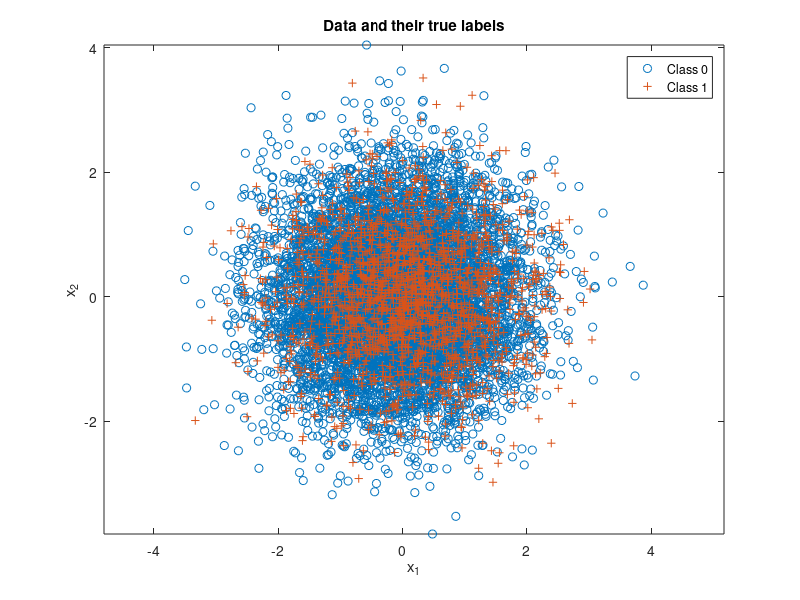

MATLAB code for this plot: (Note: this script raises an error after producing the figure.)
% Expected risk minimization with 2 classes
close all,

n = 2;      % number of feature dimensions
N = 10000;   % number of iid samples

% Class 0 parameters
mu(:,1) = [-0.1;0];
Sigma(:,:,1) = [1 0;0 1];

% Class 1 parameters
mu(:,2) = [0.1;0]; 
Sigma(:,:,2) = [1 0;0 1];

p = [0.8,0.2]; % class priors for labels 0 and 1 respectively
label = rand(1,N) >= p(1);
Nc = [length(find(label==0)),length(find(label==1))]; % number of samples from each class
x = zeros(n,N); % save up space

% Draw samples from each class pdf
total1 = 0; total2 = 0;
for i = 1 : N
    if label(i) == 0
        % Class 0 samples for each gaussian based on their distribution
        x(:,i) = mvnrnd(mu(:,1),Sigma(:,:,1),1)';
        total1 = total1 + 1;
    end
    
    if label(i) == 1
        % Class 1 samples for each gaussian based on their distribution
        x(:,i) = mvnrnd(mu(:,2),Sigma(:,:,2),1)';
        total2 = total2 + 1;
    end
end

% Plot with class labels
figure(2), clf,
plot(x(1,label==0),x(2,label==0),'o'), hold on;
plot(x(1,label==1),x(2,label==1),'+'), axis equal;
legend('Class 0','Class 1');
title('Data and their true labels');
xlabel('x_1'), ylabel('x_2');

% calculate discriminant score based on class pdfs
class1pdf = evalGaussian(x,mu(:,2),Sigma(:,:,2));
class0pdf = evalGaussian(x,mu(:,1),Sigma(:,:,1));
discriminantScore = log(class1pdf)-log(class0pdf);

% compare score to threshold to make decisions
sortDisScr = sort(discriminantScore);
threshold = zeros(1,N);
decision = zeros(N,N);
indCount = zeros(4,N);
distance = zeros(1,N);

for i = 1 : N
    if i == 1
        threshold(i) = sortDisScr(1) - 0.02;
        
    elseif i == N
        threshold(i) = sortDisScr(N) - 0.02;
        
    else
        threshold(i) = (sortDisScr(i-1) + sortDisScr(i+1)) / 2;  
    end
end

for i = 1 : N
        decision(:,i) = (discriminantScore >= log(threshold(i)));
end

for i = 1 : N
    ind00 = find(logical(decision(:,i)==0)' & label==0); %p00 = length(ind00)/Nc(0); % probability of true negative
    ind10 = find(logical(decision(:,i)==1)' & label==0); %p10 = length(ind10)/Nc(0); % probability of false positive
    ind01 = find(logical(decision(:,i)==0)' & label==1); %p01 = length(ind01)/Nc(1); % probability of false negative
    ind11 = find(logical(decision(:,i)==1)' & label==1); %p11 = length(ind11)/Nc(1); % probability of true positive
    
    indCount(1:4,i)=[size(ind10,2)/Nc(1),size(ind11,2)/Nc(2),threshold(i),(size(ind10,2)+size(ind01,2))/N];  
end

indCount = (sortrows(indCount',1))';

[m,p] = min(indCount(4,:));
perror = indCount(4,p);

% Plot ROC Curve
figure(1), clf,
plot(indCount(1,:),indCount(2,:)), axis equal;hold on;
%xlim([0 1]), ylim([0 1])
legend('roc curve');
title('ROC Space');
xlabel('FPR'), ylabel('TPR');
plot(indCount(1,p),indCount(2,p),"ro");
